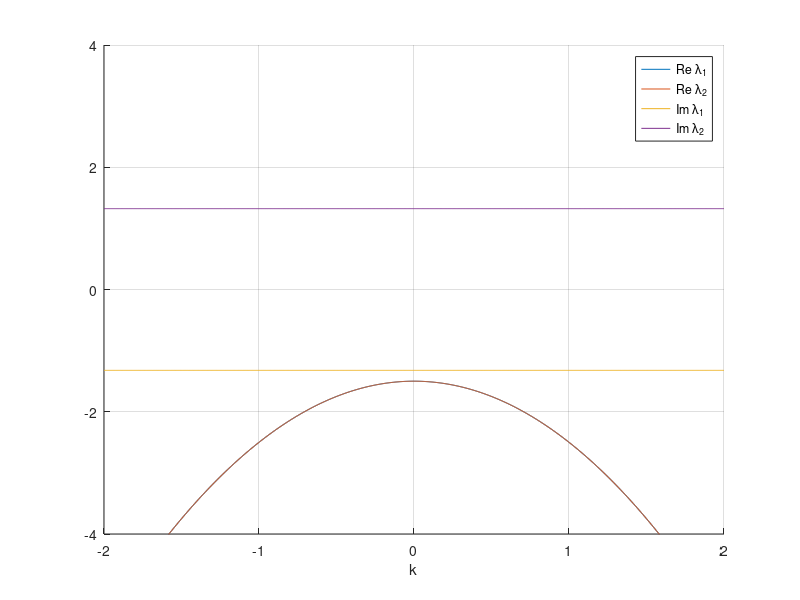

The MATLAB script that drew this image: (Note: this script raises an error after producing the figure.)
%% Questions 1-4
% See attached pdf

%% Question 5
% We plot the curves for the real and imaginary parts of $\gamma_{1,2}(k)$, when 
% $b_* = 2$, $d_* = 1$. From the plot we see that the eigenvalues are purely real,
% that the dispersion curve has a maximum at $k=0$, and that the real part of the
% eigenvalue is always negative, confirming that the steady state is linearly stable.
% It can be verified that the the curves for real parts of the eigenvalues are given
% by the parabola found in the answer to Question 4.

% Clearm
clear all, close all, clc

% Trace, determinant, and eigenvaalues function handles
tau  = @(b,d,k) -(1+d)*k.^2+ (1-b^2);
delta = @(b,d,k) d*k.^4+(b^2-d)*k.^2 + b^2;
lambda1 = @(b,d,k) (tau(b,d,k)-sqrt(tau(b,d,k).^2 - 4*delta(b,d,k)))/2; 
lambda2 = @(b,d,k) (tau(b,d,k)+sqrt(tau(b,d,k).^2 - 4*delta(b,d,k)))/2; 

rel1 = @(b,d,k) real(lambda1(b,d,k));
rel2 = @(b,d,k) real(lambda2(b,d,k));
imag1 = @(b,d,k) imag(lambda1(b,d,k));
imag2 = @(b,d,k) imag(lambda2(b,d,k));

% Set parameters for Hopf bifurcation
p = [2 1]; b = p(1); d = p(2); 

% Continuous variable k
k = linspace(-2,2,1000);

% Plot dispersion relation (with inset around k=0);
figure, hold on;
plot(k,rel1(b,d,k),'DisplayName','Re \lambda_1');             plot(k,rel2(b,d,k),'DisplayName','Re \lambda_2');
plot(k,imag1(b,d,k),'DisplayName','Im \lambda_1');            plot(k,imag2(b,d,k),'DisplayName','Im \lambda_2');
hold off; grid on; ylim([-4 4]); xlabel('k'); 
lgd = legend; lgd.Location = 'northoutside'; lgd.NumColumns = 3;
drawnow;

%% Question 6 
% See attached pdf

%% Question 7
% For these parameter values the steady state is unstable to perturbations with
% $k=0$. We show also an inset of the plot, from which we see that the state is close
% to a Hopf bifurcation

% Set parameters for Hopf bifurcation
p = [0.99 1]; b = p(1); d = p(2); 

% Vector for the real variable k
k = linspace(-2,2,1000); L = 30; kn = [-19:19]*pi/L;

% Plot dispersion relation (with inset around k=0);
figure;
subplot(1,2,1), hold on;
plot(k,rel1(b,d,k),'DisplayName','Re \lambda_1');             plot(k,rel2(b,d,k),'DisplayName','Re \lambda_2');
plot(k,imag1(b,d,k),'DisplayName','Im \lambda_1');            plot(k,imag2(b,d,k),'DisplayName','Im \lambda_2');
plot(kn,rel1(b,d,kn),'.','DisplayName','Re \lambda_1(k_n)');  plot(kn,rel2(b,d,kn),'.','DisplayName','Re \lambda_2(k_n)');
plot(kn,imag1(b,d,kn),'.','DisplayName','Im \lambda_1(k_n)'); plot(kn,imag2(b,d,kn),'.','DisplayName','Im \lambda_2(k_n)'); 
hold off; grid on; ylim([-4 4]); xlabel('k'); 
lgd = legend; lgd.Location = 'northoutside'; lgd.NumColumns = 3;

subplot(1,2,2), hold on; 
plot(k,rel1(b,d,k),'DisplayName','Re \lambda_1');             plot(k,rel2(b,d,k),'DisplayName','Re \lambda_2');
plot(k,imag1(b,d,k),'DisplayName','Im \lambda_1');            plot(k,imag2(b,d,k),'DisplayName','Im \lambda_2');
plot(kn,rel1(b,d,kn),'.','DisplayName','Re \lambda_1(k_n)');  plot(kn,rel2(b,d,kn),'.','DisplayName','Re \lambda_2(k_n)');
plot(kn,imag1(b,d,kn),'.','DisplayName','Im \lambda_1(k_n)'); plot(kn,imag2(b,d,kn),'.','DisplayName','Im \lambda_2(k_n)'); 
hold off; grid on; xlim([-0.1 0.1]); ylim([-0.5 1.5]); xlabel('k'); 
lgd = legend; lgd.Location = 'northoutside'; lgd.NumColumns = 3;
 
% Instantiating periodic differentiation matrix
nx = 1500; [x,~,Dxx] = PeriodicDiffMat([-L,L],nx); 

% Initial condition (steady state + perburbation)
e = ones(size(x)); z0 = [p(1)*e; e/p(1)]; 
z0 = z0 + 0.01*[sin(2*pi/10*x); sin(2*pi/20*x)];

% Time step
rhs = @(t,z) Schnakenberg(z,p,Dxx);
jac = @(t,z) SchnakenbergJacobian(z,p,Dxx);
opts = odeset('Jacobian',jac);
tSpan = [0:0.1:300];
[t,ZHist] = ode15s(rhs,tSpan,z0,opts);

% Space-time plot
PlotHistory(x,t,ZHist,p,[]);

%% 
% We display the most unstable eigenvalue $\lambda = \mu \pm i \omega$, at $k=0$, and approximate the period of
% the emerging periodic solution using the formula $T = 2\pi/\omega$. We then run a
% simulation for $t \in [0,10T]$. There are various ways to extract the period of the
% oscillations. Here we extract and plot $u(0,t)$. Rather than using the peaks of
% $u(0,t)$, we pproximate the periods using the peaks of the autocorrelation function
% which is also $T$-periodic, but more robust.

% Fetch eigenvalue
lambdaC = lambda1(b,d,0); omegaC = abs(imag(lambdaC)); T = 2*pi/omegaC;
fprintf('Parameters: b = %f, d = %f\n',p(1),p(2));
fprintf('Critical eigenvalue: lambda = %f + %fi\n',real(lambdaC),imag(lambdaC));
fprintf('Predicted frequency: omega = %f\n',omegaC);
fprintf('Predicted period: T = %f\n',T);

% Perform a simulation for 10 periods.
dt = 0.001;
tSpan = [0:dt:10*T];
[t,ZHist] = ode15s(rhs,tSpan,ZHist(end,:)',opts);

% Plot u at x=0, as a function of $t$.
uHist = ZHist(:,nHalf);
figure; nHalf = nx/2; plot(t,uHist,'.-');
xlabel('t'); ylabel('u(0,t)');

% Use autocorrelation to extract the period (other was are also possible)
autocorr = xcorr(uHist,uHist);
[~,locs] = findpeaks(uHist);
TSim = mean(diff(locs)*dt);
fprintf('Estimated period from simulation: T = %f\n',TSim);

%% Question 9
% We now show the curves of eigenvalues. In addition to the eigenvalues as functions
% of $k$, we also plot the curves as functions of the discrete wavenumbers $k_n =
% n\pi/30$. The steady states is unstable to perturbations with wavelengths
% $k_{5,6,7}$. The most unstable eigenmode has wavelength $k_6 = 6 \pi/L = \pi/5$.

% Set parameters for Turing bifurcation
p = [2 30]; b = p(1); d = p(2); 

% Continuous and discrete wavenumbers
k = linspace(-2,2,1000); L = 30; kn = [-19:19]*pi/L;

% Plot dispersion relation (with inset around k=0);
figure;
subplot(1,2,1), hold on;
plot(k,rel1(b,d,k),'DisplayName','Re \lambda_1');             plot(k,rel2(b,d,k),'DisplayName','Re \lambda_2');
plot(k,imag1(b,d,k),'DisplayName','Im \lambda_1');            plot(k,imag2(b,d,k),'DisplayName','Im \lambda_2');
plot(kn,rel1(b,d,kn),'.','DisplayName','Re \lambda_1(k_n)');  plot(kn,rel2(b,d,kn),'.','DisplayName','Re \lambda_2(k_n)');
plot(kn,imag1(b,d,kn),'.','DisplayName','Im \lambda_1(k_n)'); plot(kn,imag2(b,d,kn),'.','DisplayName','Im \lambda_2(k_n)'); 
hold off; grid on; ylim([-4 4]); xlabel('k'); 
lgd = legend; lgd.Location = 'northoutside'; lgd.NumColumns = 3;

subplot(1,2,2), hold on; 
plot(k,rel1(b,d,k),'DisplayName','Re \lambda_1');             plot(k,rel2(b,d,k),'DisplayName','Re \lambda_2');
plot(k,imag1(b,d,k),'DisplayName','Im \lambda_1');            plot(k,imag2(b,d,k),'DisplayName','Im \lambda_2');
plot(kn,rel1(b,d,kn),'.','DisplayName','Re \lambda_1(k_n)');  plot(kn,rel2(b,d,kn),'.','DisplayName','Re \lambda_2(k_n)');
plot(kn,imag1(b,d,kn),'.','DisplayName','Im \lambda_1(k_n)'); plot(kn,imag2(b,d,kn),'.','DisplayName','Im \lambda_2(k_n)'); 
hold off; grid on; xlim([-1 1]); ylim([-1.5 1.5]); xlabel('k'); 
lgd = legend; lgd.Location = 'northoutside'; lgd.NumColumns = 3;

%% Question 10
% Perturbing initial conditions with a spatially-periodic function with wavelength $
% $6*\pi/L$, we obseve a Turing pattern emerging with $6$ peaks, as expected.

% Instantiating periodic differentiation matrix
nx = 1500; [x,~,Dxx] = PeriodicDiffMat([-L,L],nx); 

% Initial condition (steady state + perburbation)
e = ones(size(x)); z0 = [p(1)*e; e/p(1)]; 
% z0 = z0 + 0.01*[sin(2*pi/10*x); sin(2*pi/20*x)];
z0 = z0 + 0.0001*[cos(6*pi/L*x); cos(6*pi/L*x)];

% Time step
rhs = @(t,z) Schnakenberg(z,p,Dxx);
jac = @(t,z) SchnakenbergJacobian(z,p,Dxx);
opts = odeset('Jacobian',jac);
tSpan = [0:0.1:300];
[t,ZHist] = ode15s(rhs,tSpan,z0,opts);

% Space-time plot
PlotHistory(x,t,ZHist,p,[]);

% Plot final state
figure; title('Final state');
plot(x,ZHist(end,1:nx),x,ZHist(end,nx+1:2*nx));
xlabel('x'); legend({'U','V'});
